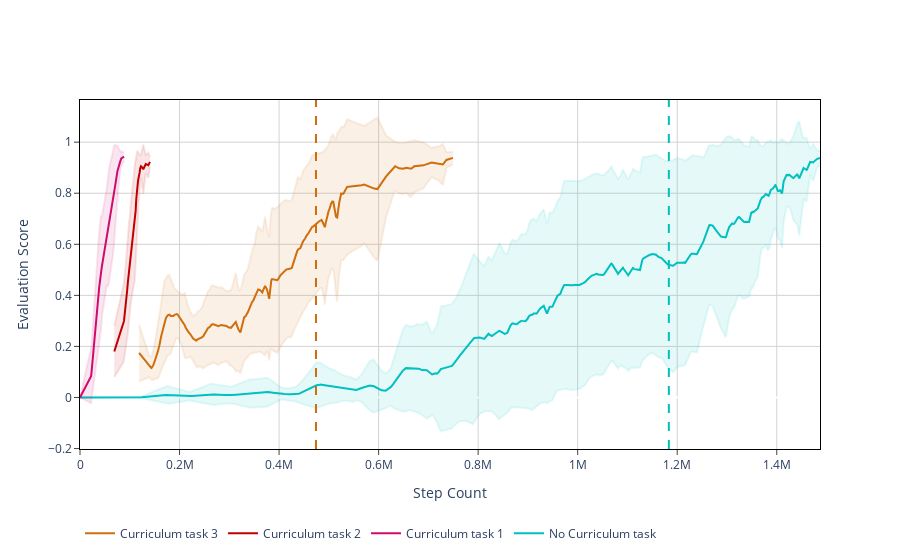

Notebook code cell kept with this figure:
### Markdown cell above
### Successful runs visualized

### Code cell
vis.plot_trajectories(
    [dqn_stats_nocurr_good, dqn_stats_curr_good],
    time_domain='steps',
    task_trace_start='mean',
    show_std=True,
    show_stop_time=True,
    save_format='svg',
    save_path='./outputs/plots/dqn_good_doorkey_curr_vs_nocurr.svg'
)
